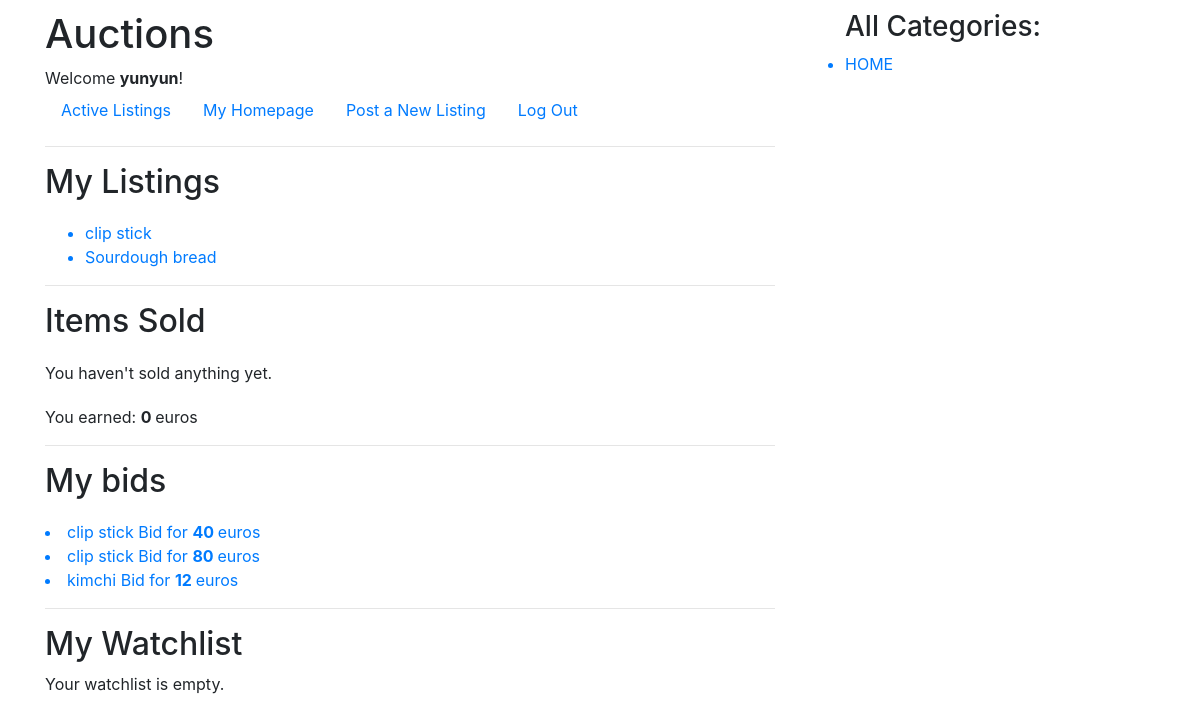
Page /1/home/ (signed in) on the earlier database version.
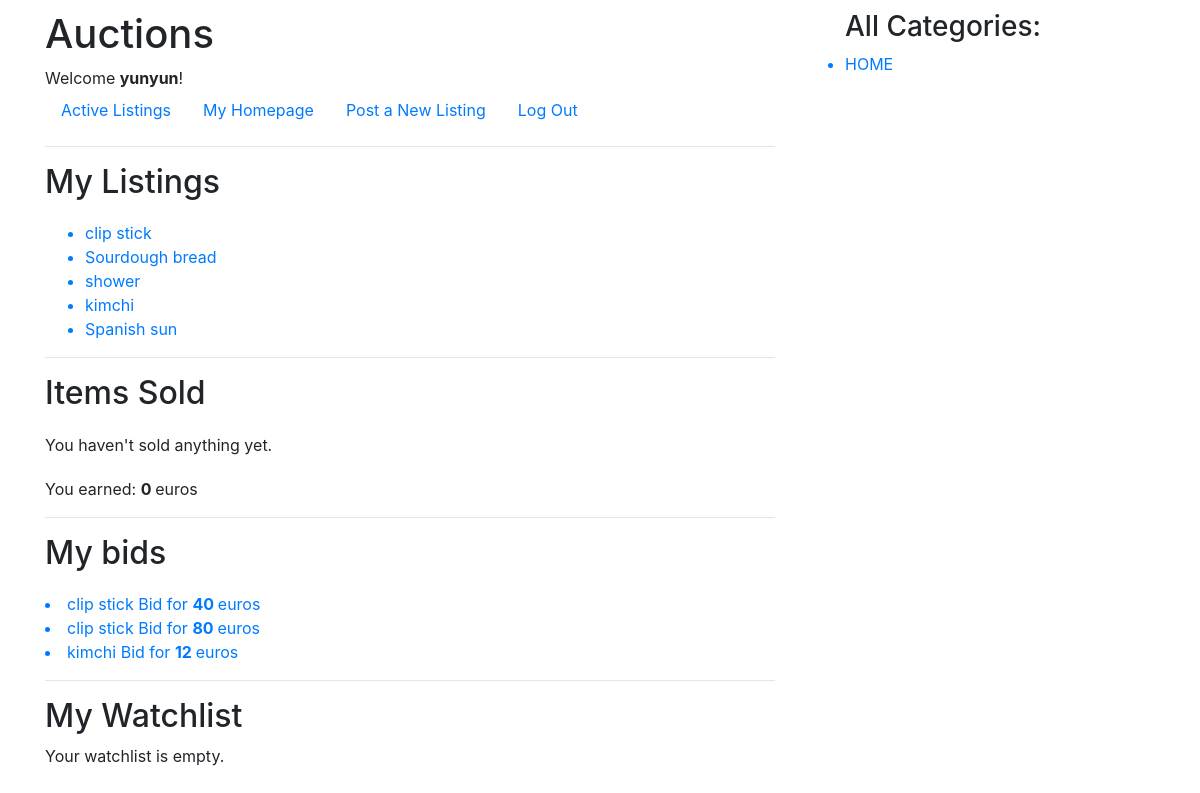
Same page on the later database version.
### auctions/models.py (models this page shows)
class Listing(models.Model):
    starting_bid = models.PositiveIntegerField()
    title = models.CharField(max_length=64)
    description = models.TextField(default="textcontent")
    photo = models.ImageField(null=True, blank=True,
                              upload_to="images/", default=0)
    user = models.ForeignKey(
        User, on_delete=models.CASCADE, default=1, related_name="listing")
    active = BooleanField(default=True)
    price_sold_for = models.IntegerField(default=0, blank=True)
    date_listed = models.DateField(default=timezone.now)
    category = models.CharField(
        max_length=10,
        default='HOME'
    )
    def __str__(self):
        return f'{self.title}'

class Bid(models.Model):
    item = models.ForeignKey(
        Listing, on_delete=models.CASCADE, default=1, related_name="bids")
    user = models.ForeignKey(
        User, on_delete=models.CASCADE, default=1, related_name="bids")
    offer = models.IntegerField(default=0)
    date_created = models.DateTimeField(
        default=timezone.now)

### auctions/views.py (the view)
# urls.py: path("<int:user_id>/home/", views.home, name="home"),
@login_required
def home(request, user_id):
    user = request.user
    watchlist = user.watchlists.all()
    listings = user.listing.all()
    bids = user.bids.all()
    total_earnings = 0
    if listings:
        listings_active = []
        listings_ended = []
        for listing in listings:
            if listing.active == False:
                listings_ended.append(listing)
                total_earnings = total_earnings + listing.price_sold_for
            else:
                listings_active.append(listing)
        return render(request, "auctions/home.html", {
            'listings': listings_active,
            'sold': listings_ended,
            "categories": categories,
            'watchlist': watchlist,
            "bids": bids,
            "total_earnings": total_earnings
        })
    return render(request, "auctions/home.html", {
        "categories": categories
    })

### auctions/templates/auctions/home.html
{% extends "auctions/layout.html" %}
{% block body %}
<h2>My Listings</h2>
<div style="margin-top: 20px;">
    {% if listings %}
    <ul>
        {% for listing in listings %}
        <a href="{% url 'listing' listing_id=listing.id %}">
            <li>{{ listing.title }} </li>
        </a>
        {% endfor %}
    </ul>
    {% endif %}
</div>
<hr>
<h2>Items Sold </h2>
<div style="margin-top: 20px;">
    {% if sold %}
    {% for s in sold %}
    <li>{{ s.title }} | Sold for {{ s.price_sold_for }} euros </li>
    {% endfor %}
    {% else %}
    <p>You haven't sold anything yet.
    </p>
    {% endif %}
    <p style="margin-top: 20px;">You earned: <strong>{{ total_earnings }} </strong>euros</p>
</div>
<hr>
<h2>My bids </h2>
<div style="margin-top: 20px;">
    {% if bids %}
    {% for bid in bids %}
    <a href="{% url 'listing' listing_id=bid.id %}">
        <li>{{ bid.item }} Bid for <strong>{{ bid.offer }} </strong>euros</li>
    </a>
    {% endfor %}
    {% else %}
    <p>You haven't bid anything yet.
    </p>
    {% endif %}
</div>
<hr>
<h2> My Watchlist </h2>
<div style="margin-top: 20px; display: inline;">
    {% if watchlist %}
    <ul>
        {% for w in watchlist %}
        <a href="{% url 'listing' listing_id=w.item.id %}">
            <li>{{ w.item }} </li>
        </a>
        <form action="{% url 'watchlist' listing_id=w.id %}" method="POST">
            {% csrf_token %}
            <input type="submit" value="Remove">
        </form>
        {% endfor %}
    </ul>
    {% else %}
    <p> Your watchlist is empty. </p>
    {% endif %}
</div>
{% endblock %}

### auctions/templates/auctions/layout.html (shortened to what this page needs)
{% load static %}
<!DOCTYPE html>
<html lang="en">
<head>
    <link rel="stylesheet" href="https://stackpath.bootstrapcdn.com/bootstrap/4.4.1/css/bootstrap.min.css"
>
    <link href="{% static 'auctions/styles.css' %}" rel="stylesheet">
</head>
<div class="container">
    <div class="row">
        <div class="col-8">
            <body>
                <h1>Auctions</h1>
                <div>
                    {% if user.is_authenticated %}
                    Welcome <strong>{{ user.username }}</strong>!
                    {% else %}
                    Not signed in.
                    {% endif %}
                </div>
                <ul class="nav">
                    <li class="nav-item">
                        <a class="nav-link" href="{% url 'index' %}">Active Listings</a>
                    </li>
                    {% if user.is_authenticated %}
                    <li class="nav-items">
                        <a class='nav-link' href="{% url 'home' user_id=user.id %}">My Homepage</a>
                    </li>
                    <li class="nav-items">
                        <a class='nav-link' href="{% url 'new' %}">Post a New Listing</a>
                    </li>
                    <li class="nav-item">
                        <a class="nav-link" href="{% url 'logout' %}">Log Out</a>
                    </li>
                    {% endif %}
                </ul>
                <hr>
                {% block body %}
                {% endblock %}
            </body>
        </div>
        <div class="col-4">
            <ul>
                <h3>All Categories:</h3>
                {% for c in categories %}
                <a href="{% url 'category' category=c %}">
                    <li>{{ c }}</li>
                </a>
                {% endfor %}
            </ul>
        </div>
    </div>
</div>
</html>

Differences in the rows shown:
now on this page (row edited): Listing: title "shower"
now on this page (row edited): Listing: title "kimchi"
added Listing: title "Spanish sun"
